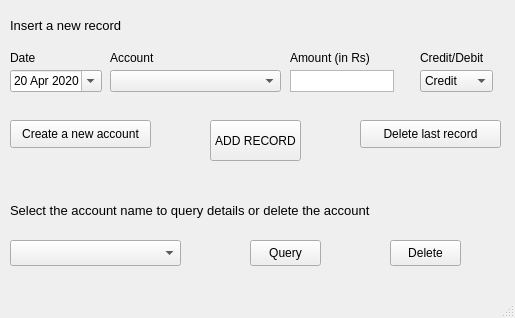
<?xml version="1.0" encoding="UTF-8"?>
<ui version="4.0">
 <class>MainWindow</class>
 <widget class="QMainWindow" name="MainWindow">
  <property name="geometry">
   <rect>
    <x>0</x>
    <y>0</y>
    <width>515</width>
    <height>318</height>
   </rect>
  </property>
  <property name="windowTitle">
   <string>Accounts Manager - by Yuvraj</string>
  </property>
  <widget class="QWidget" name="centralwidget">
   <widget class="QLabel" name="label">
    <property name="geometry">
     <rect>
      <x>10</x>
      <y>0</y>
      <width>151</width>
      <height>51</height>
     </rect>
    </property>
    <property name="font">
     <font>
      <pointsize>10</pointsize>
     </font>
    </property>
    <property name="text">
     <string>Insert a new record</string>
    </property>
   </widget>
   <widget class="QDateEdit" name="date">
    <property name="geometry">
     <rect>
      <x>10</x>
      <y>70</y>
      <width>92</width>
      <height>22</height>
     </rect>
    </property>
    <property name="font">
     <font>
      <stylestrategy>PreferDefault</stylestrategy>
     </font>
    </property>
    <property name="calendarPopup">
     <bool>true</bool>
    </property>
    <property name="date">
     <date>
      <year>2020</year>
      <month>4</month>
      <day>20</day>
     </date>
    </property>
   </widget>
   <widget class="QComboBox" name="accounts_drop">
    <property name="geometry">
     <rect>
      <x>110</x>
      <y>70</y>
      <width>171</width>
      <height>22</height>
     </rect>
    </property>
   </widget>
   <widget class="QLabel" name="label_2">
    <property name="geometry">
     <rect>
      <x>10</x>
      <y>50</y>
      <width>55</width>
      <height>16</height>
     </rect>
    </property>
    <property name="text">
     <string>Date</string>
    </property>
   </widget>
   <widget class="QLabel" name="label_3">
    <property name="geometry">
     <rect>
      <x>110</x>
      <y>50</y>
      <width>55</width>
      <height>16</height>
     </rect>
    </property>
    <property name="text">
     <string>Account</string>
    </property>
   </widget>
   <widget class="QTextEdit" name="amount_num">
    <property name="geometry">
     <rect>
      <x>290</x>
      <y>70</y>
      <width>104</width>
      <height>22</height>
     </rect>
    </property>
    <property name="verticalScrollBarPolicy">
     <enum>Qt::ScrollBarAlwaysOff</enum>
    </property>
   </widget>
   <widget class="QLabel" name="label_4">
    <property name="geometry">
     <rect>
      <x>290</x>
      <y>50</y>
      <width>91</width>
      <height>16</height>
     </rect>
    </property>
    <property name="text">
     <string>Amount (in Rs)</string>
    </property>
   </widget>
   <widget class="QComboBox" name="c_d_drop">
    <property name="geometry">
     <rect>
      <x>420</x>
      <y>70</y>
      <width>73</width>
      <height>22</height>
     </rect>
    </property>
    <item>
     <property name="text">
      <string>Credit</string>
     </property>
    </item>
    <item>
     <property name="text">
      <string>Debit</string>
     </property>
    </item>
   </widget>
   <widget class="QLabel" name="label_5">
    <property name="geometry">
     <rect>
      <x>420</x>
      <y>50</y>
      <width>71</width>
      <height>16</height>
     </rect>
    </property>
    <property name="text">
     <string>Credit/Debit</string>
    </property>
   </widget>
   <widget class="QPushButton" name="add_button">
    <property name="geometry">
     <rect>
      <x>210</x>
      <y>120</y>
      <width>91</width>
      <height>41</height>
     </rect>
    </property>
    <property name="text">
     <string>ADD RECORD</string>
    </property>
   </widget>
   <widget class="QPushButton" name="create_button">
    <property name="geometry">
     <rect>
      <x>10</x>
      <y>120</y>
      <width>141</width>
      <height>28</height>
     </rect>
    </property>
    <property name="text">
     <string>Create a new account</string>
    </property>
   </widget>
   <widget class="QLabel" name="label_6">
    <property name="geometry">
     <rect>
      <x>10</x>
      <y>190</y>
      <width>481</width>
      <height>41</height>
     </rect>
    </property>
    <property name="font">
     <font>
      <pointsize>10</pointsize>
     </font>
    </property>
    <property name="text">
     <string>Select the account name to query details or delete the account</string>
    </property>
   </widget>
   <widget class="QComboBox" name="accounts_drop_2">
    <property name="geometry">
     <rect>
      <x>10</x>
      <y>240</y>
      <width>171</width>
      <height>26</height>
     </rect>
    </property>
   </widget>
   <widget class="QPushButton" name="query_button">
    <property name="geometry">
     <rect>
      <x>250</x>
      <y>240</y>
      <width>71</width>
      <height>26</height>
     </rect>
    </property>
    <property name="text">
     <string>Query</string>
    </property>
   </widget>
   <widget class="QPushButton" name="delete_button">
    <property name="geometry">
     <rect>
      <x>390</x>
      <y>240</y>
      <width>71</width>
      <height>26</height>
     </rect>
    </property>
    <property name="text">
     <string>Delete</string>
    </property>
   </widget>
   <widget class="QPushButton" name="delete_rec_button">
    <property name="geometry">
     <rect>
      <x>360</x>
      <y>120</y>
      <width>141</width>
      <height>28</height>
     </rect>
    </property>
    <property name="text">
     <string>Delete last record</string>
    </property>
   </widget>
  </widget>
  <widget class="QStatusBar" name="statusbar"/>
 </widget>
 <resources/>
 <connections/>
</ui>
